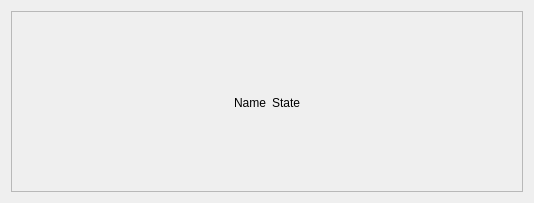
<?xml version="1.0" encoding="UTF-8"?>
<ui version="4.0">
 <class>Form</class>
 <widget class="TaurusWidget" name="Form">
  <property name="geometry">
   <rect>
    <x>0</x>
    <y>0</y>
    <width>534</width>
    <height>203</height>
   </rect>
  </property>
  <property name="windowTitle">
   <string>Form</string>
  </property>
  <layout class="QGridLayout" name="gridLayout">
   <item row="0" column="0">
    <widget class="QScrollArea" name="scrollArea">
     <property name="widgetResizable">
      <bool>true</bool>
     </property>
     <widget class="QWidget" name="scrollAreaWidgetContents">
      <property name="geometry">
       <rect>
        <x>0</x>
        <y>0</y>
        <width>520</width>
        <height>189</height>
       </rect>
      </property>
      <layout class="QGridLayout" name="gridLayout_3">
       <item row="0" column="1">
        <spacer name="verticalSpacer">
         <property name="orientation">
          <enum>Qt::Vertical</enum>
         </property>
         <property name="sizeHint" stdset="0">
          <size>
           <width>20</width>
           <height>40</height>
          </size>
         </property>
        </spacer>
       </item>
       <item row="1" column="0">
        <spacer name="horizontalSpacer">
         <property name="orientation">
          <enum>Qt::Horizontal</enum>
         </property>
         <property name="sizeHint" stdset="0">
          <size>
           <width>40</width>
           <height>20</height>
          </size>
         </property>
        </spacer>
       </item>
       <item row="1" column="2">
        <spacer name="horizontalSpacer_2">
         <property name="orientation">
          <enum>Qt::Horizontal</enum>
         </property>
         <property name="sizeHint" stdset="0">
          <size>
           <width>40</width>
           <height>20</height>
          </size>
         </property>
        </spacer>
       </item>
       <item row="1" column="1">
        <layout class="QGridLayout" name="table">
         <property name="leftMargin">
          <number>2</number>
         </property>
         <property name="topMargin">
          <number>2</number>
         </property>
         <property name="rightMargin">
          <number>2</number>
         </property>
         <item row="0" column="0">
          <widget class="QLabel" name="nameLabel">
           <property name="text">
            <string>Name</string>
           </property>
          </widget>
         </item>
         <item row="0" column="1">
          <widget class="QLabel" name="stateLabel">
           <property name="text">
            <string>State</string>
           </property>
          </widget>
         </item>
        </layout>
       </item>
       <item row="2" column="1">
        <spacer name="verticalSpacer_2">
         <property name="orientation">
          <enum>Qt::Vertical</enum>
         </property>
         <property name="sizeHint" stdset="0">
          <size>
           <width>20</width>
           <height>40</height>
          </size>
         </property>
        </spacer>
       </item>
      </layout>
     </widget>
    </widget>
   </item>
  </layout>
 </widget>
 <customwidgets>
  <customwidget>
   <class>TaurusWidget</class>
   <extends>QWidget</extends>
   <header>taurus.qt.qtgui.container</header>
   <container>1</container>
  </customwidget>
 </customwidgets>
 <resources/>
 <connections/>
</ui>
